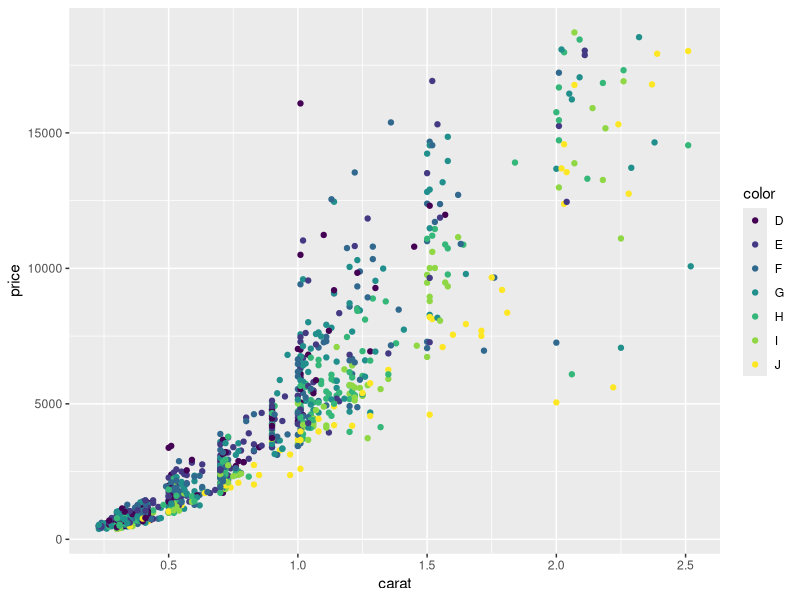
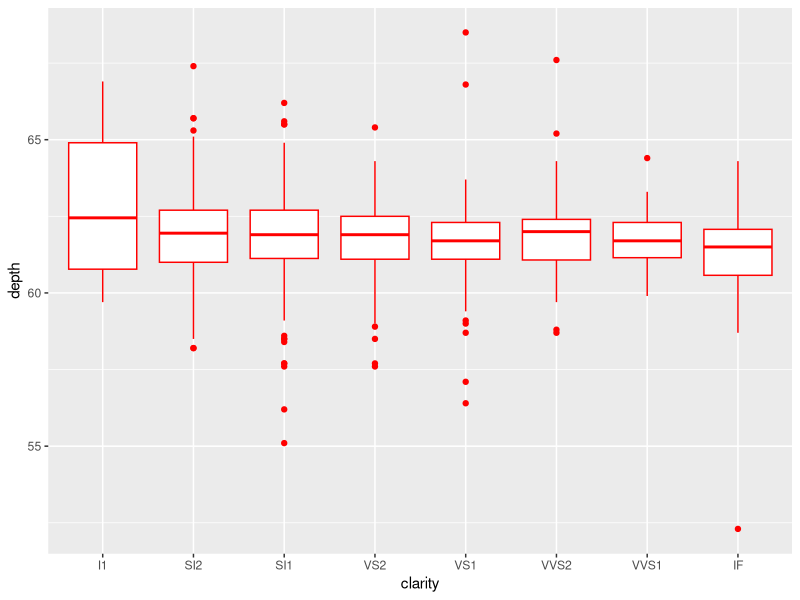

Here is the R script that generated these plots, in order:
library(ggplot2)
library(dplyr)

diamonds = ggplot2::diamonds %>% sample_n(1000)

ggplot(data = diamonds, mapping = aes(x = carat, y = price, color = color)) + geom_point()
ggplot(data = diamonds, mapping = aes(x = clarity, y = depth)) + geom_boxplot(color = 'red')
